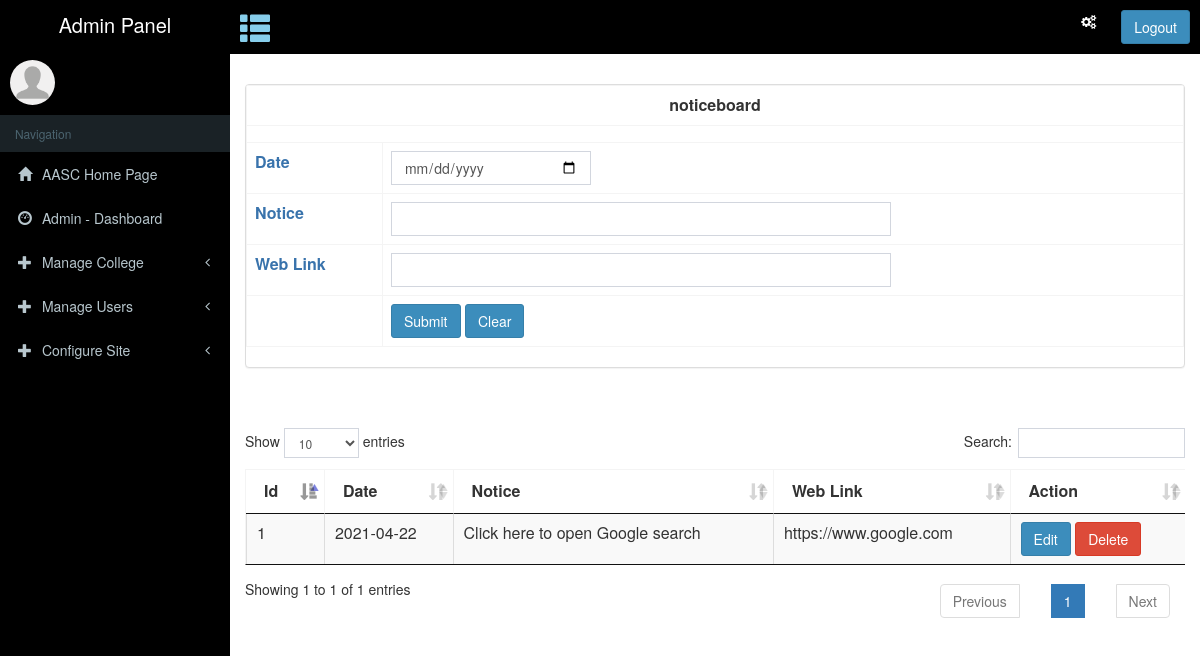
The page /account/manage-aasc/manage-noticeboard.php on the database its author committed.
### tables this page shows
CREATE TABLE `notifications` (
  `id` int(100) NOT NULL,
  `date` varchar(100) NOT NULL,
  `notice` varchar(1000) NOT NULL,
  `weblink` varchar(1000) NOT NULL
);

### account/manage-aasc/manage-noticeboard.php (the view, shortened to what this page needs)
<?php
include '../../connection.php';
?>
<!DOCTYPE html>
<html>
<head>
  <?php include '../../assets/dashboard-assets-css.php'; ?>
</head>
<body class="hold-transition skin-blue sidebar-mini">
<div class="wrapper">
            <?php include '../../navbar/dashboard-navbar.php';?>
        <?php include '../../sidebar/dashboard-left-sidebar.php';?>
  <div class="content-wrapper" style="background-color: #ffffff; ">
    <section class="content-header">
    </section>
    <section class="content">
    <div class="panel panel-default table-responsive">
    <form method="post" action="manage-noticeboard.php">
      <table class="table table-bordered">
        <tr>
          <th colspan="4" class="panel-heading" style="font-weight: bold; text-align: center;"> noticeboard </th>
        </tr>
        <tr>
          <td align="center" colspan="4">
          </td>
        </tr>
        <tr>
          <td><span style="color: #3973ac; font-weight: bold; ">Date</td>
          <td><input type="date" name="txtdate" id="txtdate" class="form-control" style="width: 200px"></td>
        </tr>
        <tr>
          <td><span style="color: #3973ac; font-weight: bold; ">Notice</td>
          <td><input type="text" name="txtnotice" id="txtnotice" class="form-control" style="width: 500px"></td>
        </tr>
        <tr>
          <td><span style="color: #3973ac; font-weight: bold; ">Web Link</td>
          <td><input type="text" name="txtweblink" id="txtweblink" class="form-control" style="width: 500px"></td>
        </tr>
        <tr>
         <td></td>
          <td align="left">
            <input type="submit" name="btnsubmit" id="btnsubmit" value="Submit" class="btn btn-primary">
            <input type="button" name="btnclear" id="btnclear" value="Clear" class="btn btn-primary">
          </td>
        </tr>
      </table>
      </form>
    </div>
    <br><br>
    <div class="table-responsive">
      <table id="example" class="table table-striped table-bordered cell-border" cellspacing="0" width="100%">
        <thead>
          <tr>
            <th>Id</th>
            <th>Date</th>
            <th>Notice</th>
            <th>Web Link</th>
            <th>Action</th>
          </tr>
        </thead>
        <tbody>
		<?php
              $get2 = mysqli_query($conn,"SELECT * FROM notifications");
              while($row2 = mysqli_fetch_array($get2))
              {
                $id=$row2['id'];
                $date=$row2['date'];
                $notice=$row2['notice'];
                $weblink=$row2['weblink'];
			?>
        <div id="tbl_row">
          <tr>
            <td><?php echo $id; ?></td>
            <td><?php echo $date; ?></td>
            <td><?php echo $notice; ?></td>
            <td><?php echo $weblink; ?></td>
			<td>
              <input type="button" name="btnEdit" id="btnEdit" value="Edit" class="btn btn-primary" onclick="edit_row('<?php echo $id; ?>')">
              <input type="button" name="btnDelete" id="btnDelete" value="Delete" class="btn btn-danger" onclick="delete_row('<?php echo $id; ?>')">
            </td>
          </tr>
        </div>
<?php
              }
?>
        </tbody>
      </table>
    </div>
    </section>
  </div>
</div>
</body>
</html>

### assets/css/jAlert.css (style rules this page uses)
html,body { min-height: 100%; }

### rows shown on the page
notifications: id "1", date "2021-04-22", notice "Click here to open Google search", weblink "https://www.google.com"
